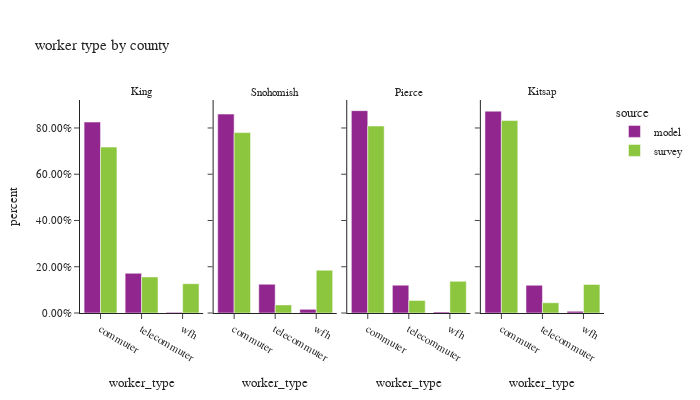

Notebook source saved alongside this figure:
### Code cell
df_worker_count = workers.groupby(['source','CountyName','worker_type'])['pdexpfac']. \
    sum().reset_index()
df_worker_count['percent'] = df_worker_count.groupby(['source','CountyName'], group_keys=False)['pdexpfac']. \
    apply(lambda x: x / float(x.sum()))
# df_worker_count
fig = px.bar(df_worker_count.sort_values(by=['source']), x='worker_type', y="percent", custom_data=['pdexpfac'],
             facet_col="CountyName", color="source",
             barmode="group",
             title="worker type by county")
fig.for_each_annotation(lambda a: a.update(text = a.text.split("=")[-1]))
fig.update_layout(height=400, width=700, font=dict(size=11),
                  yaxis_tickformat = '.2%')
fig.update_xaxes(categoryorder='array', categoryarray= ['commuter','telecommuter','wfh'])
fig.show()

### Figure 1 — Plotly figure (JSON) as saved in the notebook; plotly's stock layout.template omitted (floating-point values rounded to 4 significant figures)
{"data": [{"alignmentgroup": "True", "customdata": [[1219000.0], [4170.0], [253300.0]], "hovertemplate": "source=model<br>CountyName=King<br>worker_type=%{x}<br>percent=%{y}<extra></extra>", "legendgroup": "model", "marker": {"color": "#91268F", "pattern": {"shape": ""}}, "name": "model", "offsetgroup": "model", "orientation": "v", "showlegend": true, "textposition": "auto", "type": "bar", "x": ["commuter", "wfh", "telecommuter"], "xaxis": "x", "y": [0.8256, 0.002825, 0.1716], "yaxis": "y"}, {"alignmentgroup": "True", "customdata": [[25610.0], [177300.0], [3240.0]], "hovertemplate": "source=model<br>CountyName=Snohomish<br>worker_type=%{x}<br>percent=%{y}<extra></extra>", "legendgroup": "model", "marker": {"color": "#91268F", "pattern": {"shape": ""}}, "name": "model", "offsetgroup": "model", "orientation": "v", "showlegend": false, "textposition": "auto", "type": "bar", "x": ["telecommuter", "commuter", "wfh"], "xaxis": "x2", "y": [0.1242, 0.86, 0.01572], "yaxis": "y2"}, {"alignmentgroup": "True", "customdata": [[1960.0], [50260.0], [365200.0]], "hovertemplate": "source=model<br>CountyName=Pierce<br>worker_type=%{x}<br>percent=%{y}<extra></extra>", "legendgroup": "model", "marker": {"color": "#91268F", "pattern": {"shape": ""}}, "name": "model", "offsetgroup": "model", "orientation": "v", "showlegend": false, "textposition": "auto", "type": "bar", "x": ["wfh", "telecommuter", "commuter"], "xaxis": "x3", "y": [0.004696, 0.1204, 0.8749], "yaxis": "y3"}, {"alignmentgroup": "True", "customdata": [[13800.0], [100400.0], [850.0]], "hovertemplate": "source=model<br>CountyName=Kitsap<br>worker_type=%{x}<br>percent=%{y}<extra></extra>", "legendgroup": "model", "marker": {"color": "#91268F", "pattern": {"shape": ""}}, "name": "model", "offsetgroup": "model", "orientation": "v", "showlegend": false, "textposition": "auto", "type": "bar", "x": ["telecommuter", "commuter", "wfh"], "xaxis": "x4", "y": [0.1199, 0.8727, 0.007388], "yaxis": "y4"}, {"alignmentgroup": "True", "customdata": [[151900.0], [187100.0], [859600.0]], "hovertemplate": "source=survey<br>CountyName=King<br>worker_type=%{x}<br>percent=%{y}<extra></extra>", "legendgroup": "survey", "marker": {"color": "#8CC63E", "pattern": {"shape": ""}}, "name": "survey", "offsetgroup": "survey", "orientation": "v", "showlegend": true, "textposition": "auto", "type": "bar", "x": ["wfh", "telecommuter", "commuter"], "xaxis": "x", "y": [0.1267, 0.1561, 0.7172], "yaxis": "y"}, {"alignmentgroup": "True", "customdata": [[210700.0], [9478.0], [49990.0]], "hovertemplate": "source=survey<br>CountyName=Snohomish<br>worker_type=%{x}<br>percent=%{y}<extra></extra>", "legendgroup": "survey", "marker": {"color": "#8CC63E", "pattern": {"shape": ""}}, "name": "survey", "offsetgroup": "survey", "orientation": "v", "showlegend": false, "textposition": "auto", "type": "bar", "x": ["commuter", "telecommuter", "wfh"], "xaxis": "x2", "y": [0.7799, 0.03508, 0.185], "yaxis": "y2"}, {"alignmentgroup": "True", "customdata": [[41040.0], [16270.0], [242000.0]], "hovertemplate": "source=survey<br>CountyName=Pierce<br>worker_type=%{x}<br>percent=%{y}<extra></extra>", "legendgroup": "survey", "marker": {"color": "#8CC63E", "pattern": {"shape": ""}}, "name": "survey", "offsetgroup": "survey", "orientation": "v", "showlegend": false, "textposition": "auto", "type": "bar", "x": ["wfh", "telecommuter", "commuter"], "xaxis": "x3", "y": [0.1371, 0.05435, 0.8086], "yaxis": "y3"}, {"alignmentgroup": "True", "customdata": [[12550.0], [84460.0], [4504.0]], "hovertemplate": "source=survey<br>CountyName=Kitsap<br>worker_type=%{x}<br>percent=%{y}<extra></extra>", "legendgroup": "survey", "marker": {"color": "#8CC63E", "pattern": {"shape": ""}}, "name": "survey", "offsetgroup": "survey", "orientation": "v", "showlegend": false, "textposition": "auto", "type": "bar", "x": ["wfh", "commuter", "telecommuter"], "xaxis": "x4", "y": [0.1236, 0.832, 0.04437], "yaxis": "y4"}], "layout": {"annotations": [{"font": {}, "showarrow": false, "text": "King", "x": 0.1175, "xanchor": "center", "xref": "paper", "y": 1.0, "yanchor": "bottom", "yref": "paper"}, {"font": {}, "showarrow": false, "text": "Snohomish", "x": 0.3725, "xanchor": "center", "xref": "paper", "y": 1.0, "yanchor": "bottom", "yref": "paper"}, {"font": {}, "showarrow": false, "text": "Pierce", "x": 0.6275, "xanchor": "center", "xref": "paper", "y": 1.0, "yanchor": "bottom", "yref": "paper"}, {"font": {}, "showarrow": false, "text": "Kitsap", "x": 0.8825, "xanchor": "center", "xref": "paper", "y": 1.0, "yanchor": "bottom", "yref": "paper"}], "barmode": "group", "font": {"size": 11}, "height": 400, "legend": {"title": {"text": "source"}, "tracegroupgap": 0}, "title": {"text": "worker type by county"}, "width": 700, "xaxis": {"anchor": "y", "categoryarray": ["commuter", "telecommuter", "wfh"], "categoryorder": "array", "domain": [0.0, 0.235], "title": {"text": "worker_type"}}, "xaxis2": {"anchor": "y2", "categoryarray": ["commuter", "telecommuter", "wfh"], "categoryorder": "array", "domain": [0.255, 0.49], "matches": "x", "title": {"text": "worker_type"}}, "xaxis3": {"anchor": "y3", "categoryarray": ["commuter", "telecommuter", "wfh"], "categoryorder": "array", "domain": [0.51, 0.745], "matches": "x", "title": {"text": "worker_type"}}, "xaxis4": {"anchor": "y4", "categoryarray": ["commuter", "telecommuter", "wfh"], "categoryorder": "array", "domain": [0.765, 1.0], "matches": "x", "title": {"text": "worker_type"}}, "yaxis": {"anchor": "x", "domain": [0.0, 1.0], "tickformat": ".2%", "title": {"text": "percent"}}, "yaxis2": {"anchor": "x2", "domain": [0.0, 1.0], "matches": "y", "showticklabels": false}, "yaxis3": {"anchor": "x3", "domain": [0.0, 1.0], "matches": "y", "showticklabels": false}, "yaxis4": {"anchor": "x4", "domain": [0.0, 1.0], "matches": "y", "showticklabels": false}}}
